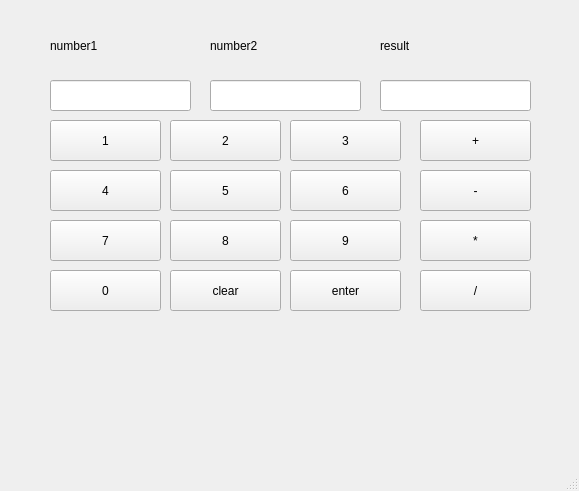
<?xml version="1.0" encoding="UTF-8"?>
<ui version="4.0">
 <class>MainWindow</class>
 <widget class="QMainWindow" name="MainWindow">
  <property name="geometry">
   <rect>
    <x>0</x>
    <y>0</y>
    <width>579</width>
    <height>491</height>
   </rect>
  </property>
  <property name="windowTitle">
   <string>MainWindow</string>
  </property>
  <widget class="QWidget" name="centralwidget">
   <widget class="QLineEdit" name="num1">
    <property name="geometry">
     <rect>
      <x>50</x>
      <y>80</y>
      <width>141</width>
      <height>31</height>
     </rect>
    </property>
   </widget>
   <widget class="QLineEdit" name="num2">
    <property name="geometry">
     <rect>
      <x>210</x>
      <y>80</y>
      <width>151</width>
      <height>31</height>
     </rect>
    </property>
   </widget>
   <widget class="QLineEdit" name="result">
    <property name="geometry">
     <rect>
      <x>380</x>
      <y>80</y>
      <width>151</width>
      <height>31</height>
     </rect>
    </property>
   </widget>
   <widget class="QPushButton" name="n1">
    <property name="geometry">
     <rect>
      <x>50</x>
      <y>120</y>
      <width>111</width>
      <height>41</height>
     </rect>
    </property>
    <property name="text">
     <string>1</string>
    </property>
   </widget>
   <widget class="QPushButton" name="n2">
    <property name="geometry">
     <rect>
      <x>170</x>
      <y>120</y>
      <width>111</width>
      <height>41</height>
     </rect>
    </property>
    <property name="text">
     <string>2</string>
    </property>
   </widget>
   <widget class="QPushButton" name="n3">
    <property name="geometry">
     <rect>
      <x>290</x>
      <y>120</y>
      <width>111</width>
      <height>41</height>
     </rect>
    </property>
    <property name="text">
     <string>3</string>
    </property>
   </widget>
   <widget class="QPushButton" name="add">
    <property name="geometry">
     <rect>
      <x>420</x>
      <y>120</y>
      <width>111</width>
      <height>41</height>
     </rect>
    </property>
    <property name="text">
     <string>+</string>
    </property>
   </widget>
   <widget class="QPushButton" name="n4">
    <property name="geometry">
     <rect>
      <x>50</x>
      <y>170</y>
      <width>111</width>
      <height>41</height>
     </rect>
    </property>
    <property name="text">
     <string>4</string>
    </property>
   </widget>
   <widget class="QPushButton" name="n7">
    <property name="geometry">
     <rect>
      <x>50</x>
      <y>220</y>
      <width>111</width>
      <height>41</height>
     </rect>
    </property>
    <property name="text">
     <string>7</string>
    </property>
   </widget>
   <widget class="QPushButton" name="n0">
    <property name="geometry">
     <rect>
      <x>50</x>
      <y>270</y>
      <width>111</width>
      <height>41</height>
     </rect>
    </property>
    <property name="text">
     <string>0</string>
    </property>
   </widget>
   <widget class="QPushButton" name="n5">
    <property name="geometry">
     <rect>
      <x>170</x>
      <y>170</y>
      <width>111</width>
      <height>41</height>
     </rect>
    </property>
    <property name="text">
     <string>5</string>
    </property>
   </widget>
   <widget class="QPushButton" name="n6">
    <property name="geometry">
     <rect>
      <x>290</x>
      <y>170</y>
      <width>111</width>
      <height>41</height>
     </rect>
    </property>
    <property name="text">
     <string>6</string>
    </property>
   </widget>
   <widget class="QPushButton" name="n8">
    <property name="geometry">
     <rect>
      <x>170</x>
      <y>220</y>
      <width>111</width>
      <height>41</height>
     </rect>
    </property>
    <property name="text">
     <string>8</string>
    </property>
   </widget>
   <widget class="QPushButton" name="n9n">
    <property name="geometry">
     <rect>
      <x>290</x>
      <y>220</y>
      <width>111</width>
      <height>41</height>
     </rect>
    </property>
    <property name="text">
     <string>9</string>
    </property>
   </widget>
   <widget class="QPushButton" name="clear">
    <property name="geometry">
     <rect>
      <x>170</x>
      <y>270</y>
      <width>111</width>
      <height>41</height>
     </rect>
    </property>
    <property name="text">
     <string>clear</string>
    </property>
   </widget>
   <widget class="QPushButton" name="enter">
    <property name="geometry">
     <rect>
      <x>290</x>
      <y>270</y>
      <width>111</width>
      <height>41</height>
     </rect>
    </property>
    <property name="text">
     <string>enter</string>
    </property>
   </widget>
   <widget class="QPushButton" name="minus">
    <property name="geometry">
     <rect>
      <x>420</x>
      <y>170</y>
      <width>111</width>
      <height>41</height>
     </rect>
    </property>
    <property name="text">
     <string>-</string>
    </property>
   </widget>
   <widget class="QPushButton" name="mul">
    <property name="geometry">
     <rect>
      <x>420</x>
      <y>220</y>
      <width>111</width>
      <height>41</height>
     </rect>
    </property>
    <property name="text">
     <string>*</string>
    </property>
   </widget>
   <widget class="QPushButton" name="div">
    <property name="geometry">
     <rect>
      <x>420</x>
      <y>270</y>
      <width>111</width>
      <height>41</height>
     </rect>
    </property>
    <property name="text">
     <string>/</string>
    </property>
   </widget>
   <widget class="QLabel" name="label">
    <property name="geometry">
     <rect>
      <x>50</x>
      <y>30</y>
      <width>131</width>
      <height>31</height>
     </rect>
    </property>
    <property name="text">
     <string>number1</string>
    </property>
   </widget>
   <widget class="QLabel" name="label_2">
    <property name="geometry">
     <rect>
      <x>210</x>
      <y>30</y>
      <width>151</width>
      <height>31</height>
     </rect>
    </property>
    <property name="text">
     <string>number2</string>
    </property>
   </widget>
   <widget class="QLabel" name="label_3">
    <property name="geometry">
     <rect>
      <x>380</x>
      <y>30</y>
      <width>151</width>
      <height>31</height>
     </rect>
    </property>
    <property name="text">
     <string>result</string>
    </property>
   </widget>
  </widget>
  <widget class="QMenuBar" name="menubar">
   <property name="geometry">
    <rect>
     <x>0</x>
     <y>0</y>
     <width>579</width>
     <height>22</height>
    </rect>
   </property>
  </widget>
  <widget class="QStatusBar" name="statusbar"/>
 </widget>
 <resources/>
 <connections/>
</ui>
